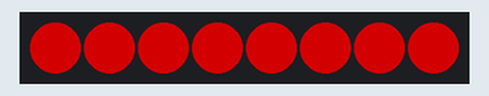
This program was run on a simulated BBC micro:bit (MakeCode). Parts: 8 RGB LEDs in strip order, left to right. Dim RGB values are drawn brighter than linear.

Above: at 0.1 s.
At 1.6 s:
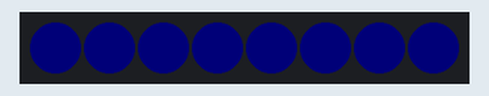
At 2.1 s:
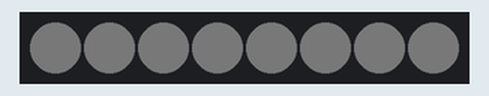
At 4.1 s:
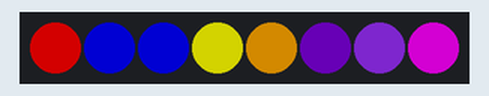
At 16.0 s:
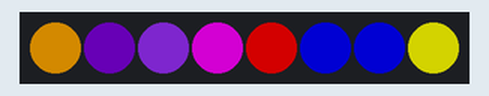
At 17.1 s:
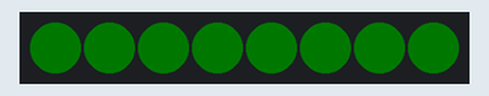
Timing chart, 0 to 40.0 s (numbered marks = the images above):
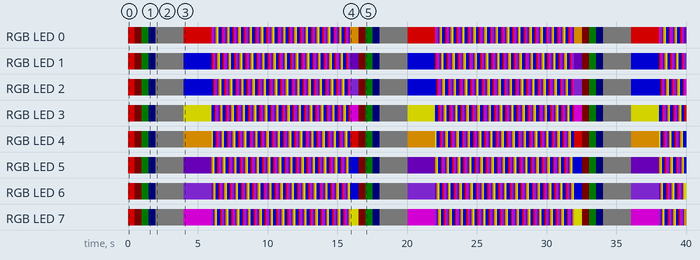

The program:

main.ts
```typescript
let LedPasik = neopixel.create(DigitalPin.P1, 8, NeoPixelMode.RGB_RGB)
LedPasik.showColor(neopixel.colors(NeoPixelColors.Red))
while (true) {
    basic.pause(500)
    LedPasik.showColor(neopixel.rgb(5, 0, 0))
    basic.pause(500)
    LedPasik.showColor(neopixel.rgb(0, 5, 0))
    basic.pause(500)
    LedPasik.showColor(neopixel.rgb(0, 0, 5))
    basic.pause(500)
    LedPasik.showColor(neopixel.rgb(5, 5, 5))
    basic.pause(2000)
    LedPasik.setPixelColor(0, neopixel.colors(NeoPixelColors.Red))
    LedPasik.setPixelColor(1, neopixel.colors(NeoPixelColors.Blue))
    LedPasik.setPixelColor(2, neopixel.colors(NeoPixelColors.Blue))
    LedPasik.setPixelColor(3, neopixel.colors(NeoPixelColors.Yellow))
    LedPasik.setPixelColor(4, neopixel.colors(NeoPixelColors.Orange))
    LedPasik.setPixelColor(5, neopixel.colors(NeoPixelColors.Indigo))
    LedPasik.setPixelColor(6, neopixel.colors(NeoPixelColors.Violet))
    LedPasik.setPixelColor(7, neopixel.colors(NeoPixelColors.Purple))
    LedPasik.show()
    basic.pause(2000)
    for (let index = 0; index < 100; index++) {
        LedPasik.rotate(1)
        LedPasik.show()
        basic.pause(100)
    }
}
basic.forever(function () {

})
```

test.ts
```typescript
// sem patria testy; keď sa tento balík použije ako rozšírenie, nebudú sa kompilovať.
```

Measured:
- by itself, RGB LED 0: off → RGB(127, 0, 0) at 0.00 s, → RGB(2, 0, 0) 0.50 s later, → RGB(0, 2, 0) 0.50 s later, → RGB(0, 0, 2) 0.50 s later, … (209 changes in this stretch)
- by itself, RGB LED 1: off → RGB(127, 0, 0) at 0.00 s, → RGB(2, 0, 0) 0.50 s later, → RGB(0, 2, 0) 0.50 s later, → RGB(0, 0, 2) 0.50 s later, … (209 changes in this stretch)
- by itself, everything shown: repeats every 16.0 s, in 105 steps
- what the display in image 1 shows lasts 0.5 s, from 1.5 s to 2.0 s
- what the display in image 2 shows lasts 2.0 s, from 2.0 s to 4.0 s
- what the display in image 4 shows lasts 0.6 s, from 15.9 s to 16.5 s
